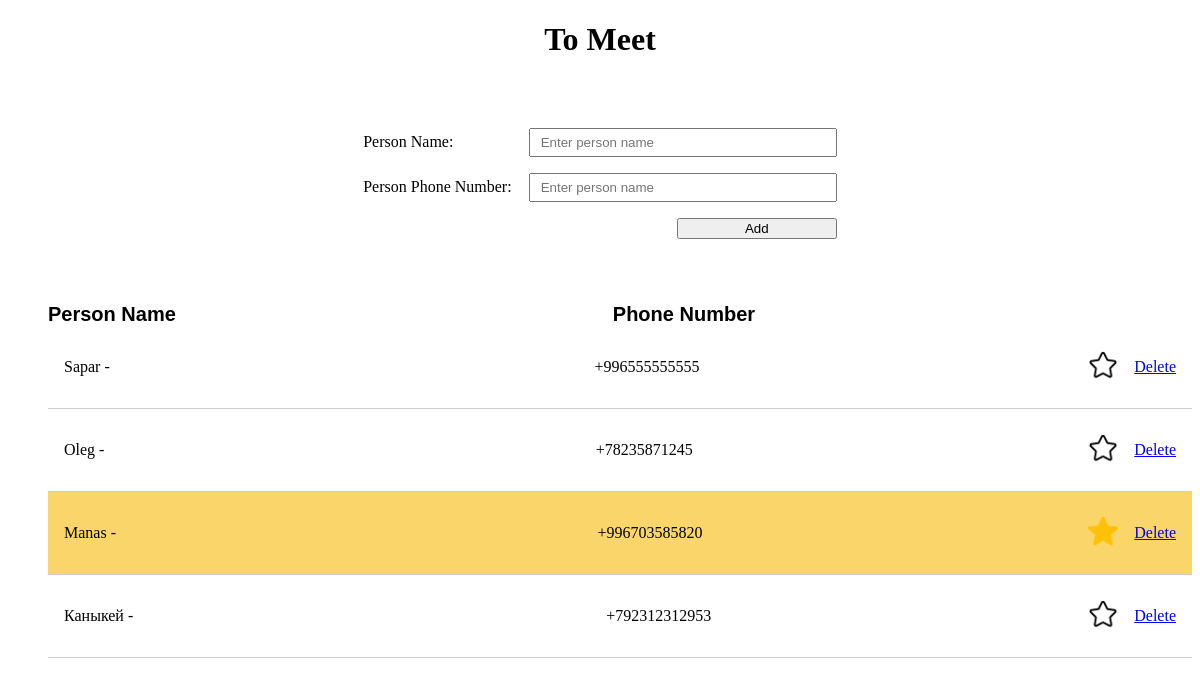
Before: /toMeet with the older database file.
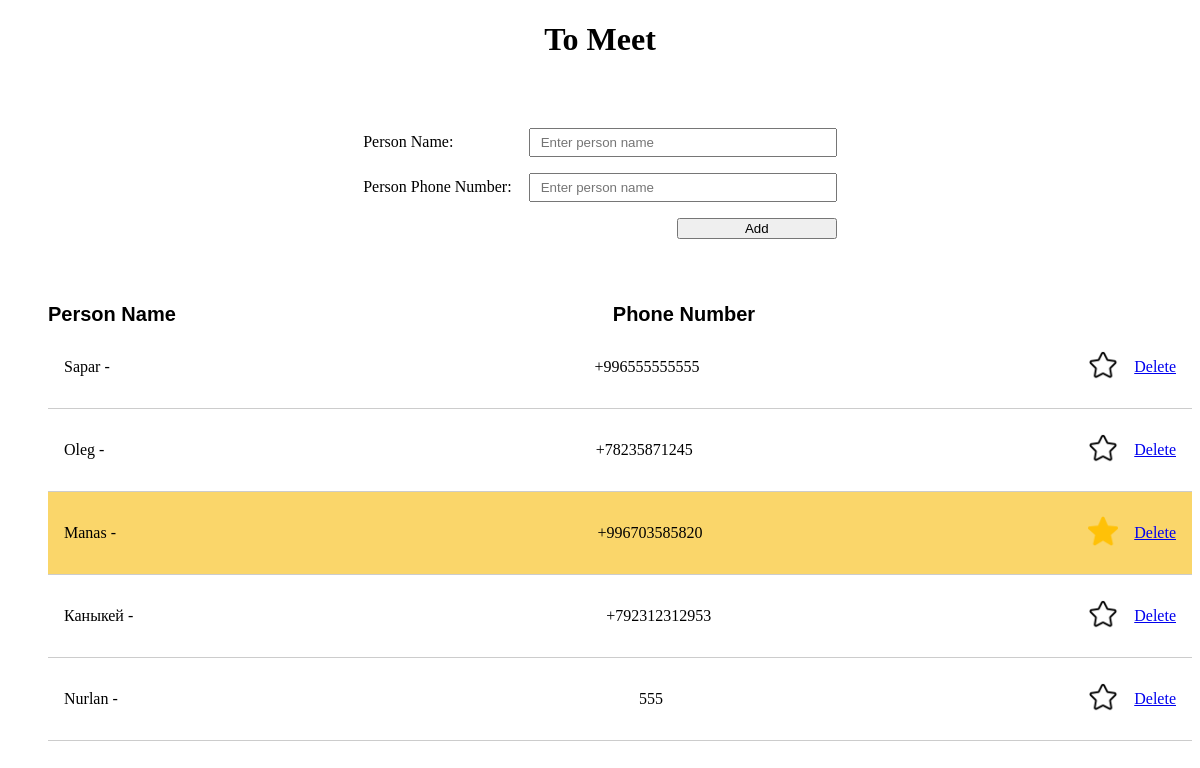
After: the same page with the newer database file.
### main/models.py (models this page shows)
class ToMeet(models.Model):
    person = models.CharField(max_length=100)
    phone_number = models.CharField(max_length=15)
    date_of_meeting = models.DateTimeField(auto_now_add=True)
    is_closed = models.BooleanField(default=False)
    is_favorite = models.BooleanField(default=False)

### main/views.py (the view)
# urls.py: path('toMeet', to_meet, name='toMeet'),
def to_meet(req):
    toMeet_list = ToMeet.objects.all()
    return render(req, 'meeting.html', {'toMeet_list': toMeet_list})

### main/templates/meeting.html (shortened to what this page needs)
{% load static %}
<!DOCTYPE html>
<html lang="en">
<head>
    <link rel="stylesheet" href="../static/style/meet_style.css">
</head>
<body>
<h1 style="text-align: center">To Meet</h1>
<form action="{% url 'meet_person' %}" method="POST" class="meet_form">
    <label for="person">Person Name:
        <input
                type="text"
                id="person"
                placeholder="Enter person name"
                name="person_name"
        >
    </label>
    <label for="phone">Person Phone Number:
        <input
                type="text"
                id="phone"
                placeholder="Enter person name"
                name="person_phone"
        >
    </label>
    <button>Add</button>
</form>
<ul>
    <li class="list_title">
        <b>Person Name</b>
        <b>Phone Number</b>
    </li>
    {% for meet in toMeet_list %}
        <li class="meet_list
        {% if meet.is_favorite %}
            favorite_person
        {% endif %}
">
            {{ meet.person }} -
            <p class="phone">{{ meet.phone_number }}</p>
            <div class="person_reaction">
                {% if meet.is_favorite %}
                    <a href="{% url 'unmark-meet' meet.id %}">
                        <img src="{% static 'assets/star.png' %}" class="favorite_icon"/>
                    </a>
                {% else %}
                    <a href="{% url 'mark-meet' meet.id %}">
                        <img src="{% static 'assets/star (1).png' %}" class="favorite_icon"/>
                    </a>
                {% endif %}
                <a href="{% url 'delete-meet' meet.id %}">Delete</a>
            </div>
        </li>
    {% endfor %}
</ul>
</body>
</html>

Changed rows visible on the page:
added ToMeet: person "Nurlan", phone_number "555", is_favorite False (drawn)
